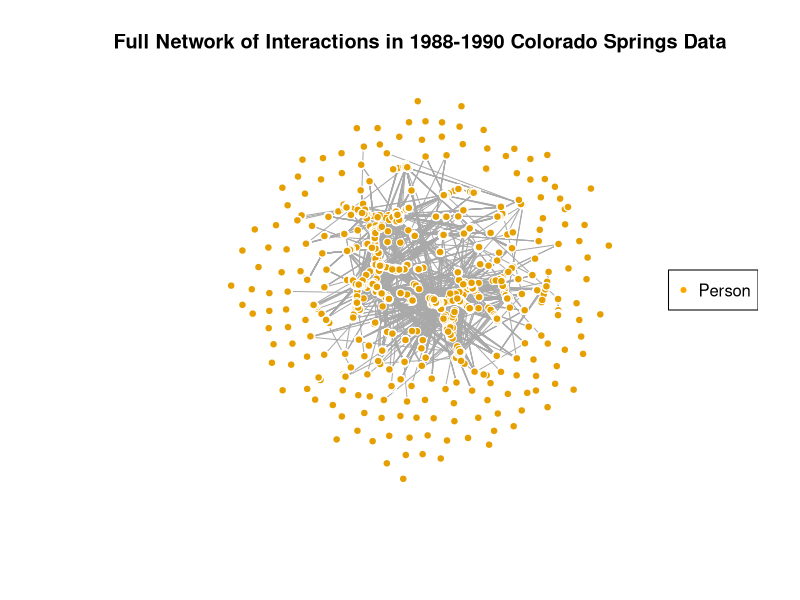
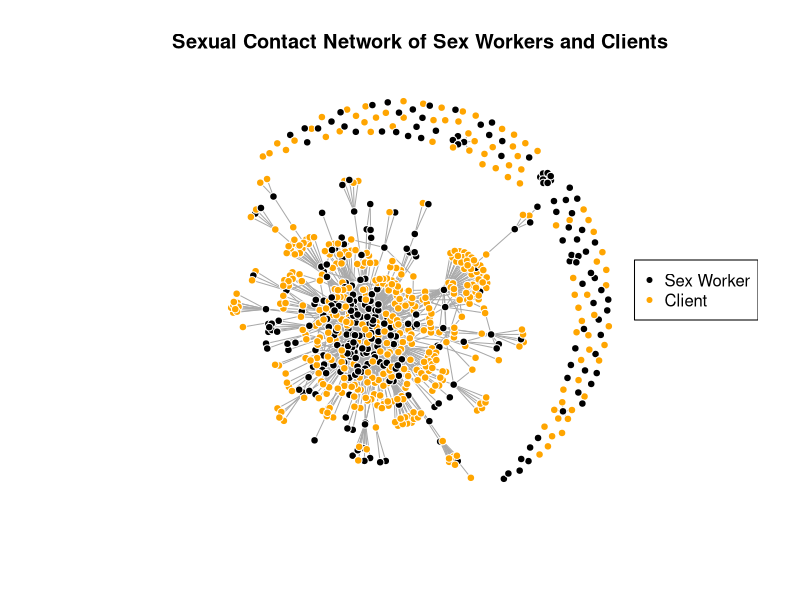
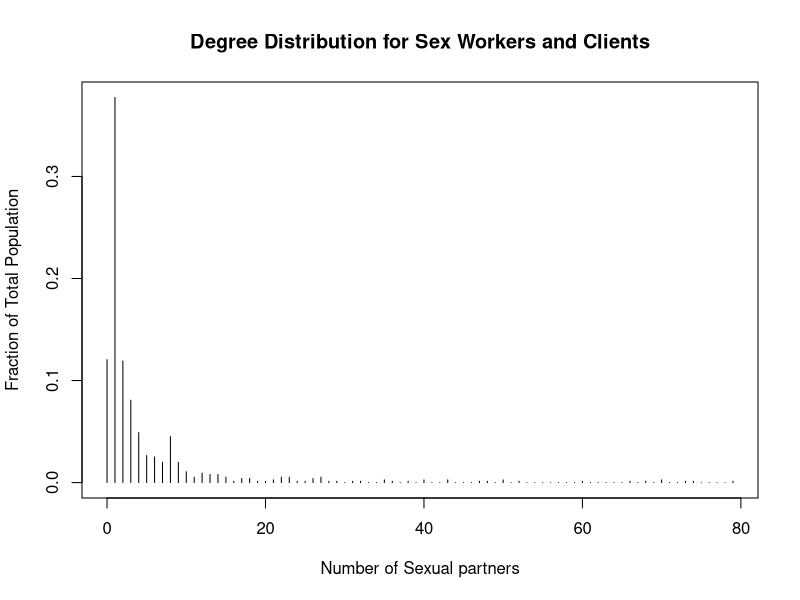
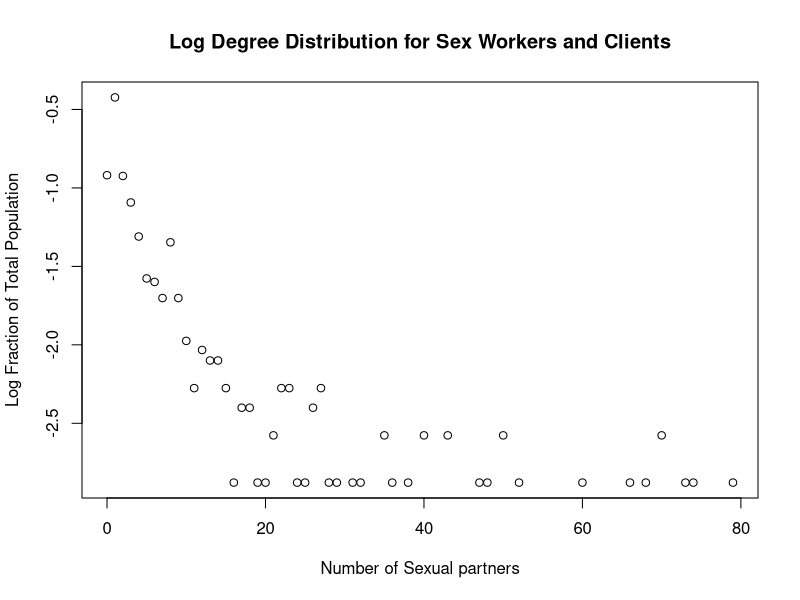
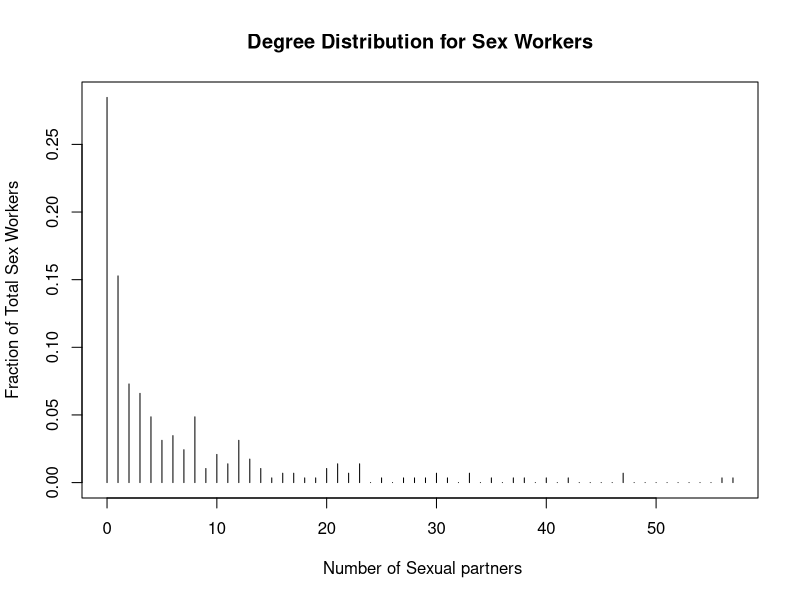
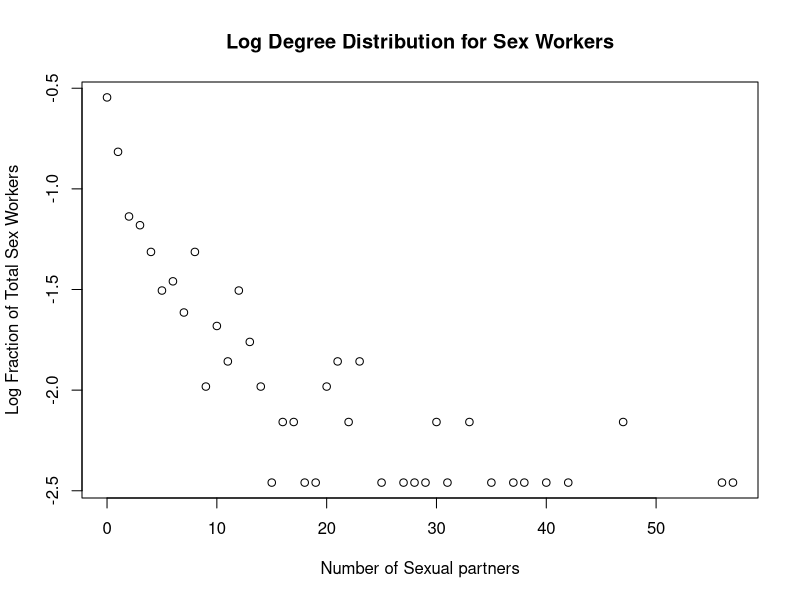
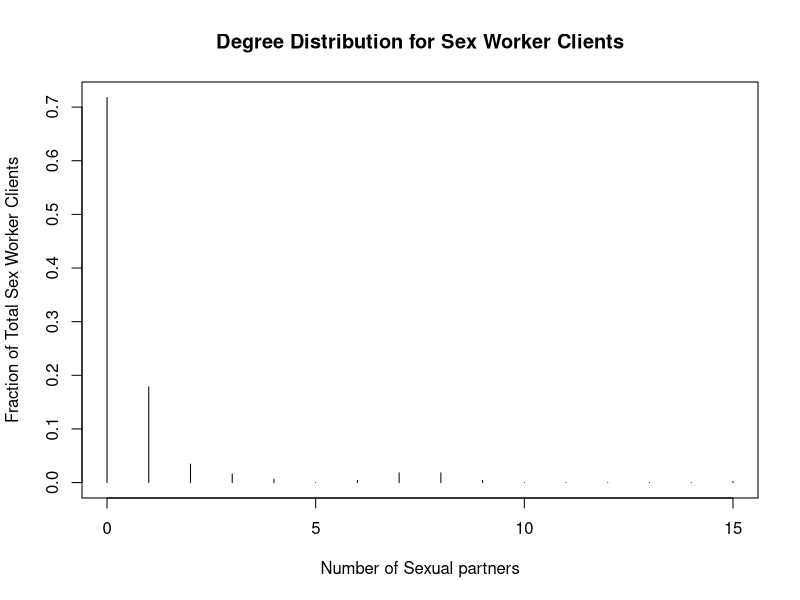
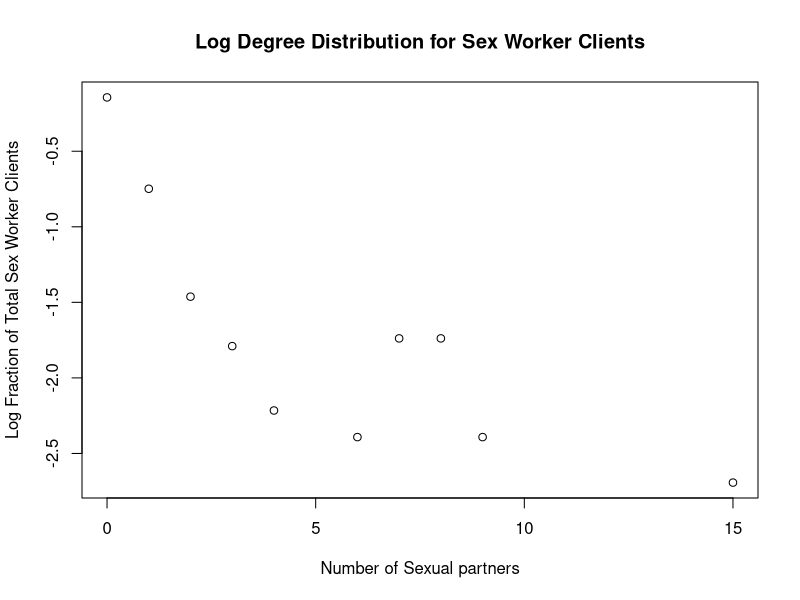

Generate these figures, in order, with R: (Note: a time limit stopped this script after it produced the figures.)
## ---- chunk 1
knitr::opts_chunk$set(echo = TRUE)
## ---- chunk 2
# Reads Data into a graph to be handled
library(igraph)
nodes<-read.table("nodes.tsv",sep='\t',header=TRUE)
nodes$sex.worker[is.na(nodes$sex.worker)]<-0
sum(nodes$sex.worker)
nodes$sex.work.client[is.na(nodes$sex.work.client)]<-1
sum(nodes$sex.work.client)
edges<-read.table("edges.tsv",sep='\t',header=TRUE)
head(nodes)
head(edges)
g1=graph_from_data_frame(d=edges, vertices=nodes, directed=FALSE)
#Simplify graph to remove multiple edges and loops
g1<-simplify(g1,remove.multiple = TRUE,remove.loops=TRUE)
contact_matrix<-get.adjacency(g1,type="both")
g1

## ---- chunk 3
#Information about the data
length(V(g1))
length(E(g1))

## ---- chunk 4
l<-layout_with_fr(g1)
head(l)
V(g1)$size <- 4
V(g1)$frame.color <- "white"
plot(g1,vertex.label=NA,main="Full Network of Interactions in 1988-1990 Colorado Springs Data")
legend("right",legend="Person",col="orange",pch=20)
## ---- chunk 5
#graph_sex<-subgraph.edges(graph=g1,eids=which(V(g1)$sex.worker==1 | which(V(g1)$sex.work.client==1)),delete.vertices = TRUE)
graph_sex<-induced_subgraph(g1,V(g1)$sex.worker==1|V(g1)$sex.work.client!=0)
# graph_sex<-is.na(V(graph_sex)$sex.worker)
# graph_sex<-is.na(V(graph_sex)$sex.work.client)
graph_sex
V(graph_sex)$size <- 4
V(graph_sex)$frame.color <- "white"
V(graph_sex)$color <- ifelse(V(graph_sex)$sex.worker == 1, "black", "orange")
plot(graph_sex,vertex.label=NA, main="Sexual Contact Network of Sex Workers and Clients")
legend("right",legend=c("Sex Worker","Client"),col=c("black","orange"),pch=c(20,20))
## ---- chunk 6
#V(graph_sex)$sex.worker == 1
num_prostitutes<-sum(as.numeric(V(graph_sex)$sex.worker == 1))
num_prostitutes
num_clients<-sum(as.numeric(V(graph_sex)$sex.work.client ==1))
num_clients
summary(graph_sex)
#V(graph_sex)$sex.work.client
#V(graph_sex)$sex.worker
## ---- chunk 7
sex_graph_degrees<-degree_distribution(graph_sex)
#sex_graph_degrees
plot(1:length(sex_graph_degrees)-1,sex_graph_degrees,main="Degree Distribution for Sex Workers and Clients",xlab="Number of Sexual partners",ylab="Fraction of Total Population","h")
###### log fraction vs log degree
plot(1:length(sex_graph_degrees)-1,log10(sex_graph_degrees),main="Log Degree Distribution for Sex Workers and Clients",xlab="Number of Sexual partners",ylab="Log Fraction of Total Population")

graph_workers<-induced_subgraph(graph_sex,V(graph_sex)$sex.worker==1)
workers_graph_degrees<-degree_distribution(graph_workers)
plot(1:length(workers_graph_degrees)-1,workers_graph_degrees,main="Degree Distribution for Sex Workers",xlab=" Number of Sexual partners",ylab="Fraction of Total Sex Workers","h")
plot(1:length(workers_graph_degrees)-1,log10(workers_graph_degrees),main="Log Degree Distribution for Sex Workers",xlab="Number of Sexual partners",ylab="Log Fraction of Total Sex Workers")


graph_clients<-induced_subgraph(graph_sex,V(graph_sex)$sex.work.client==1)
clients_graph_degrees<-degree_distribution(graph_clients)
plot(1:length(clients_graph_degrees)-1,clients_graph_degrees,main="Degree Distribution for Sex Worker Clients",xlab="Number of Sexual partners",ylab="Fraction of Total Sex Worker Clients","h")
plot(1:length(clients_graph_degrees)-1,log10(clients_graph_degrees),main="Log Degree Distribution for Sex Worker Clients",xlab="Number of Sexual partners",ylab="Log Fraction of Total Sex Worker Clients")

## ---- chunk 8
###new state
### (0-uninfected) (1-infected) (2-recovered)


## ---- chunk 9
##Initial Parameters
gamma=0.2
tau=0.0067 #0.67%
#Gamma was chosen arbitrarily, Tau is average for vaginal sex alone. 


reed_frost<-function(cm, tau, gamma,reps=1000,ticks=500){
  rep=0
  sizes<-numeric(0)
   while (rep<reps){
      Network_size<-dim(cm)[1]
  
      Infected_matrix<-matrix(rep(0,Network_size),nrow=Network_size,ncol=1)
      Susceptible_matrix<-matrix(rep(1,Network_size),nrow=Network_size,ncol=1)
      Recovered_matrix<-matrix(rep(0,Network_size),nrow=Network_size,ncol=1)
  
      #Sample randomly to get patient zero
      patient_0<-sample(1:Network_size,1)
      #print(patient_0)
      #Adjust matrix accordingly
      Infected_matrix[patient_0,1]<-1
      Susceptible_matrix[patient_0,1]<-0
      t<-1
      while(t==1 | sum(Infected_matrix[,t-1])>0 & t<=ticks ){
        t<-t+1
        Neighbors<-cm %*% Infected_matrix[,t-1]
        Probs_for_Neighbors<-1-(1-tau)^Neighbors
      
        #Sample for infecteds
        I_samp<-rbinom(Network_size,Susceptible_matrix[,t-1],Probs_for_Neighbors)
        R_samp<-rbinom(Network_size,Recovered_matrix[,t-1],gamma)
    
        #Update matrices
        Susceptible_next<-Susceptible_matrix[,t-1] -I_samp
        Infected_next<- Infected_matrix[,t-1] + I_samp - R_samp
        Recovered_next<- Recovered_matrix[,t-1] + R_samp
    
        Susceptible_matrix<-cbind(Susceptible_matrix,Susceptible_next)
        Infected_matrix<-cbind(Infected_matrix,Infected_next)
        Recovered_matrix<-cbind(Recovered_matrix,Recovered_next)
    
        #dim(Recovered_matrix)
        #dim(Infected_matrix)
        } #end while 1 iteration
      #print(Recovered_matrix[,-1])
      #print(Infected_matrix[,-1])
      net_epidemic_size<-sum(Recovered_matrix[,dim(Recovered_matrix)[2]])+sum(Infected_matrix[,dim(Infected_matrix)[2]])
    #   print(sum(Recovered_matrix[,-1]))
    #   print(sum(Infected_matrix[,-1]))
    #   #print(net_epidemic_size)
      sizes<-c(sizes,net_epidemic_size)
    #   print(net_epidemic_size)
      rep<-rep+1
   } #End while all iterations
  return(sizes)
  
}

adjacency<-as_adjacency_matrix(graph_sex,type="both",sparse=FALSE)
## ---- chunk 10
#head(adjacency)
dim(adjacency)
#adjacency
Final_epidemic_sizes<-reed_frost(adjacency,tau,gamma,reps=1000)
head(Final_epidemic_sizes)
plot(Final_epidemic_sizes)
## ---- chunk 11
hist(Final_epidemic_sizes,main="Final Epidemic Size of Colorado Springs Sexual Network",xlab="Epidemic Size",ylab="Frequency in a 1000 iterations")

##95% CI
quantile(Final_epidemic_sizes,c(0.025,0.975))
#above_500<-Final_epidemic_sizes>500
#sum(above_500)
## ---- chunk 12
g1_degrees<-degree_distribution(g1)
plot(1:length(g1_degrees)-1,g1_degrees,main="Degree Distribution for Entire Colorado Springs Network",xlab="Number of Interactions1",ylab="Fraction of Total Population","h")
plot(1:length(g1_degrees)-1,log10(g1_degrees),main="Log Degree Distribution for Entire Colorado Springs Network",xlab="Log Number of Interactions1",ylab="Fraction of Total Population")
